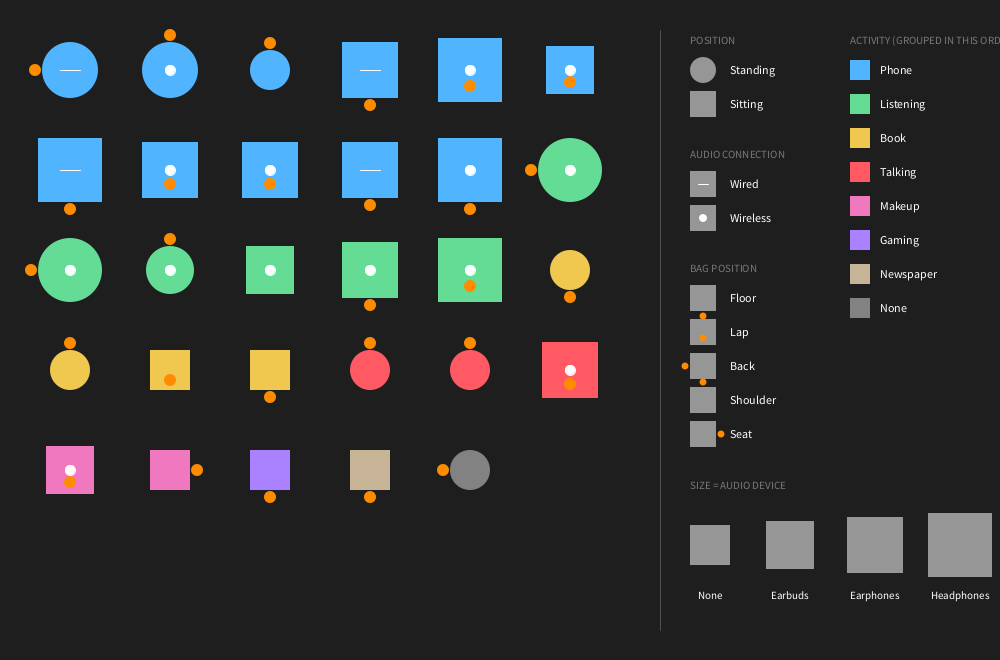
Frame 1 (no input)
Frame 2 (the mouse pressed at the canvas centre, redrawn once): identical to frame 1, image omitted

The Processing sketch that drew this single still picture (run headless with seeded random() and noise(); the mouse was pressed at the canvas centre and the sketch redrawn once):

// Processing sketch: TrainPassengers
// ── TrainPassengers.pde
// DearData100 Train Passengers
// Each shape is one passenger from the spreadsheet

String[] data = {
  "Standing,Book,None,Floor",
  "Sitting,Makeup,Wireless Earbuds,Lap",
  "Sitting,Phone,Wired Earphones,Floor",
  "Sitting,Gaming,None,Floor",
  "Standing,Listening,Wireless Headphones,Back",
  "Standing,Phone,Wired Earphones,Back",
  "Sitting,Book,None,Lap",
  "Sitting,Makeup,None,Seat",
  "Sitting,Phone,Wireless Headphones,Lap",
  "Sitting,Phone,Wireless Earbuds,Lap",
  "Sitting,Phone,Wired Headphones,Floor",
  "Sitting,Listening,Wireless Earbuds,None",
  "Sitting,Newspaper,None,Floor",
  "Sitting,Listening,Wireless Earphones,Floor",
  "Standing,Listening,Wireless Headphones,Back",
  "Standing,Phone,Wireless Earphones,Shoulder",
  "Standing,Listening,Wireless Earbuds,Shoulder",
  "Standing,None,None,Back",
  "Standing,Phone,None,Shoulder",
  "Standing,Book,None,Shoulder",
  "Standing,Talking,None,Shoulder",
  "Standing,Talking,None,Shoulder",
  "Sitting,Book,None,Floor",
  "Sitting,Listening,Wireless Headphones,Lap",
  "Sitting,Phone,Wireless Earphones,Lap",
  "Sitting,Phone,Wireless Earphones,Lap",
  "Sitting,Phone,Wired Earphones,Floor",
  "Sitting,Talking,Wireless Earphones,Lap",
  "Sitting,Phone,Wireless Headphones,Floor"
};

// the order activities are grouped in (also used for the key)
String[] activities = { "Phone", "Listening", "Book", "Talking", "Makeup", "Gaming", "Newspaper", "None" };

void setup() {
  size(1000, 660);
  rectMode(CENTER);
  noStroke();
  sortData();   // REARRANGE: group passengers by activity
  noLoop();     // the picture is static, so draw it once
}

void draw() {
  background(30);

  int cols = 6;
  int spacing = 100;

  for (int i = 0; i < data.length; i++) {
    String[] p = split(data[i], ',');
    String position = p[0];
    String activity = p[1];
    String audio = p[2];
    String bag = p[3];

    float x = 70 + (i % cols) * spacing;
    float y = 70 + (i / cols) * spacing;

    // MODIFY: the size of the shape depends on the audio device
    float s = audioSize(audio);
    float edge = s / 2 + 7;   // distance from the centre to the edge of the shape

    // shape = standing or sitting, colour = activity
    fill(activityColour(activity));
    if (position.equals("Standing")) {
      ellipse(x, y, s, s);
    } else {
      rect(x, y, s, s);
    }

    // audio connection: line = wired, dot = wireless
    stroke(255);
    fill(255);
    if (audio.startsWith("Wired")) {
      line(x - 10, y, x + 10, y);
    } else if (audio.startsWith("Wireless")) {
      ellipse(x, y, 10, 10);
    }
    noStroke();

    // bag position (orange dot)
    fill(255, 140, 0);
    if (bag.equals("Floor")) ellipse(x, y + edge, 12, 12);
    if (bag.equals("Lap")) ellipse(x, y + s * 0.25, 12, 12);
    if (bag.equals("Back")) ellipse(x - edge, y, 12, 12);
    if (bag.equals("Shoulder")) ellipse(x, y - edge, 12, 12);
    if (bag.equals("Seat")) ellipse(x + edge, y, 12, 12);
  }

  drawKey();
}

// ---------- SORTING (Rearrange) ----------

// gives each passenger a number: activity order first, standing before sitting
int sortKey(String line) {
  String[] p = split(line, ',');
  int k = 0;
  for (int i = 0; i < activities.length; i++) {
    if (activities[i].equals(p[1])) k = i * 10;
  }
  if (p[0].equals("Sitting")) k += 1;
  return k;
}

// simple bubble sort
void sortData() {
  for (int i = 0; i < data.length; i++) {
    for (int j = 0; j < data.length - i - 1; j++) {
      if (sortKey(data[j]) > sortKey(data[j + 1])) {
        String temp = data[j];
        data[j] = data[j + 1];
        data[j + 1] = temp;
      }
    }
  }
}

// ---------- HELPERS ----------

float audioSize(String audio) {
  if (audio.endsWith("Headphones")) return 64;
  if (audio.endsWith("Earphones")) return 56;
  if (audio.endsWith("Earbuds")) return 48;
  return 40;   // no audio
}

color activityColour(String a) {
  if (a.equals("Phone")) return color(80, 180, 255);
  if (a.equals("Listening")) return color(100, 220, 150);
  if (a.equals("Book")) return color(240, 200, 80);
  if (a.equals("Talking")) return color(255, 90, 100);
  if (a.equals("Makeup")) return color(240, 120, 190);
  if (a.equals("Gaming")) return color(170, 130, 255);
  if (a.equals("Newspaper")) return color(200, 180, 150);
  return color(130); // None
}

void heading(String s, float x, float y) {
  fill(120);
  textSize(11);
  textAlign(LEFT, CENTER);
  text(s.toUpperCase(), x, y);
}

void label(String s, float x, float y) {
  fill(255);
  textSize(12);
  textAlign(LEFT, CENTER);
  text(s, x, y);
}

// ---------- KEY ----------

void drawKey() {
  // vertical divider between grid and key
  stroke(80);
  line(660, 30, 660, height - 30);
  noStroke();

  // ---------- column 1 ----------
  float kx = 690;
  float y = 40;

  heading("Position", kx, y);
  y += 30;
  fill(150);
  ellipse(kx + 13, y, 26, 26);
  label("Standing", kx + 40, y);
  y += 34;
  fill(150);
  rect(kx + 13, y, 26, 26);
  label("Sitting", kx + 40, y);

  y += 50;
  heading("Audio connection", kx, y);
  y += 30;
  fill(150);
  rect(kx + 13, y, 26, 26);
  stroke(255);
  line(kx + 8, y, kx + 18, y);
  noStroke();
  label("Wired", kx + 40, y);
  y += 34;
  fill(150);
  rect(kx + 13, y, 26, 26);
  fill(255);
  ellipse(kx + 13, y, 8, 8);
  label("Wireless", kx + 40, y);

  y += 50;
  heading("Bag position", kx, y);
  y += 30;
  String[] bagNames = { "Floor", "Lap", "Back", "Shoulder", "Seat" };
  for (int i = 0; i < bagNames.length; i++) {
    float cx = kx + 13;
    fill(150);
    rect(cx, y, 26, 26);
    fill(255, 140, 0);
    if (i == 0) ellipse(cx, y + 18, 7, 7);    // floor
    if (i == 1) ellipse(cx, y + 6, 7, 7);     // lap
    if (i == 2) ellipse(cx - 18, y, 7, 7);    // back
    if (i == 3) ellipse(cx, y - 18, 7, 7);    // shoulder
    if (i == 4) ellipse(cx + 18, y, 7, 7);    // seat
    label(bagNames[i], kx + 40, y);
    y += 34;
  }

  // ---------- column 2: activity colours ----------
  float ax = 850;
  y = 40;
  heading("Activity (grouped in this order)", ax, y);
  y += 30;
  for (int i = 0; i < activities.length; i++) {
    fill(activityColour(activities[i]));
    rect(ax + 10, y, 20, 20);
    label(activities[i], ax + 30, y);
    y += 34;
  }

  // ---------- bottom: size = audio device ----------
  heading("Size = audio device", kx, 485);
  String[] sizeNames = { "None", "Earbuds", "Earphones", "Headphones" };
  float[] sizeX = { 710, 790, 875, 960 };
  float[] sizeVal = { 40, 48, 56, 64 };
  for (int i = 0; i < 4; i++) {
    fill(150);
    rect(sizeX[i], 545, sizeVal[i], sizeVal[i]);
    fill(255);
    textSize(11);
    textAlign(CENTER, CENTER);
    text(sizeNames[i], sizeX[i], 595);
  }
}
